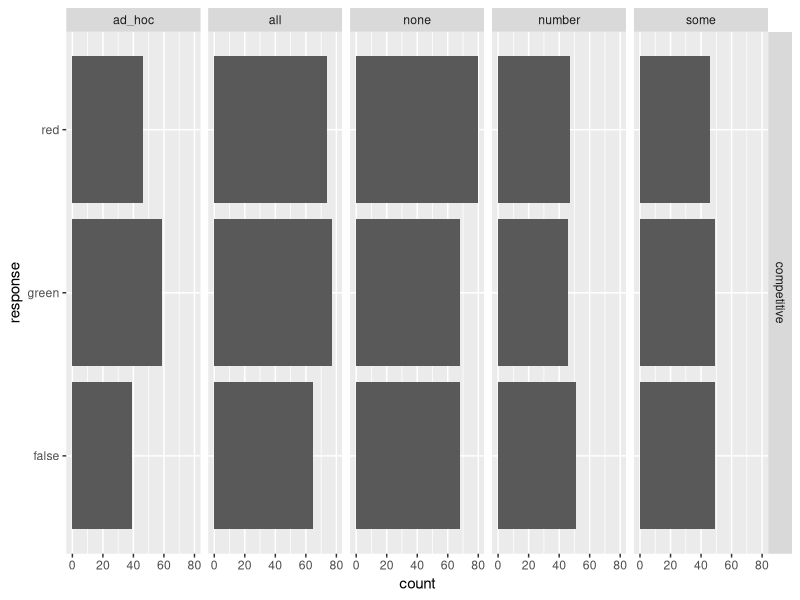
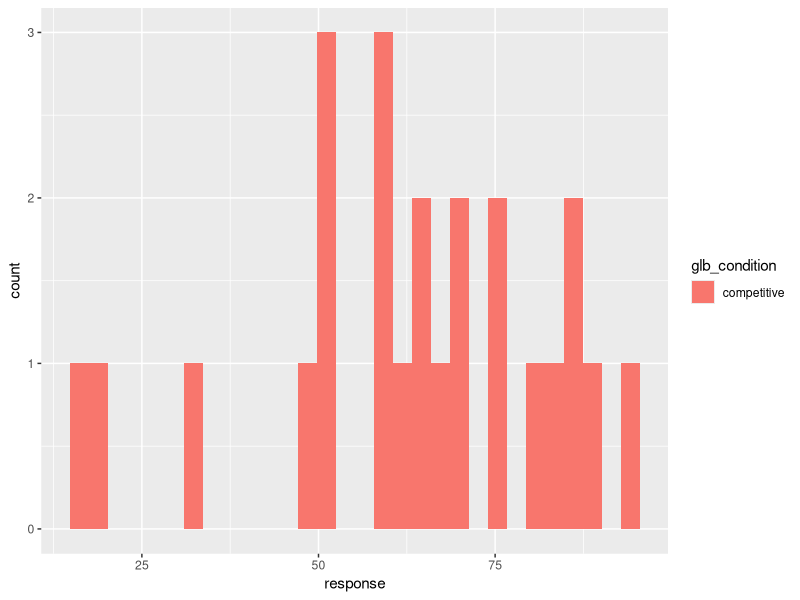
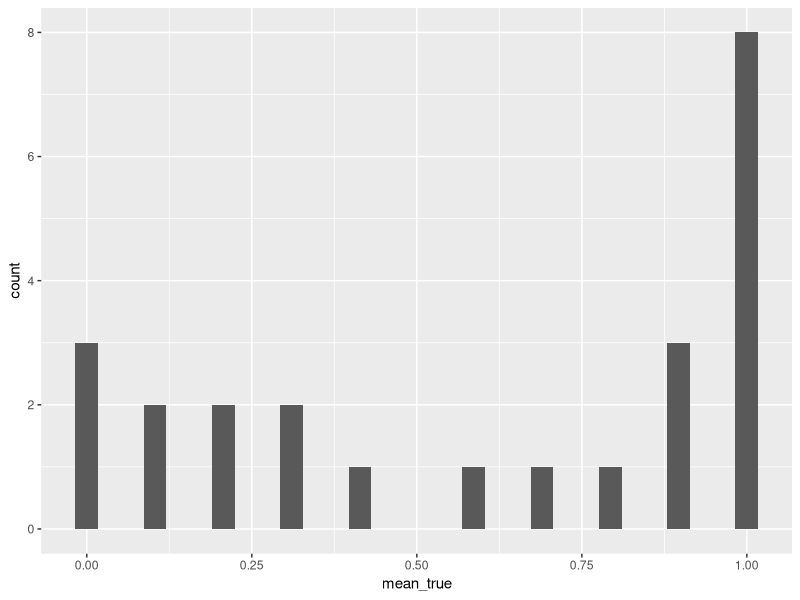
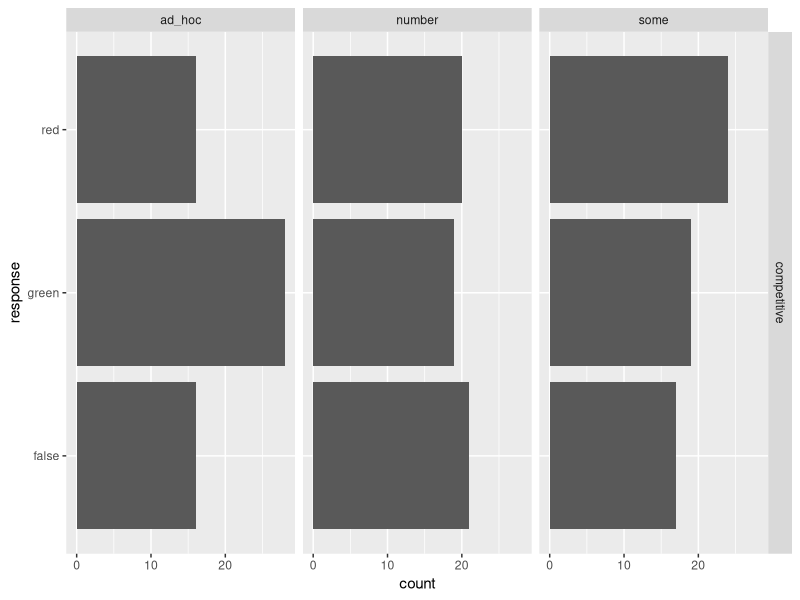
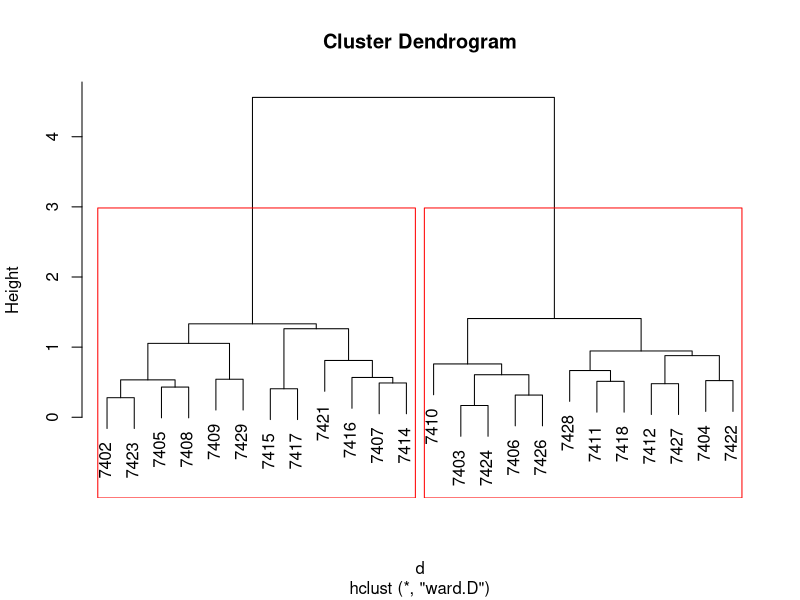
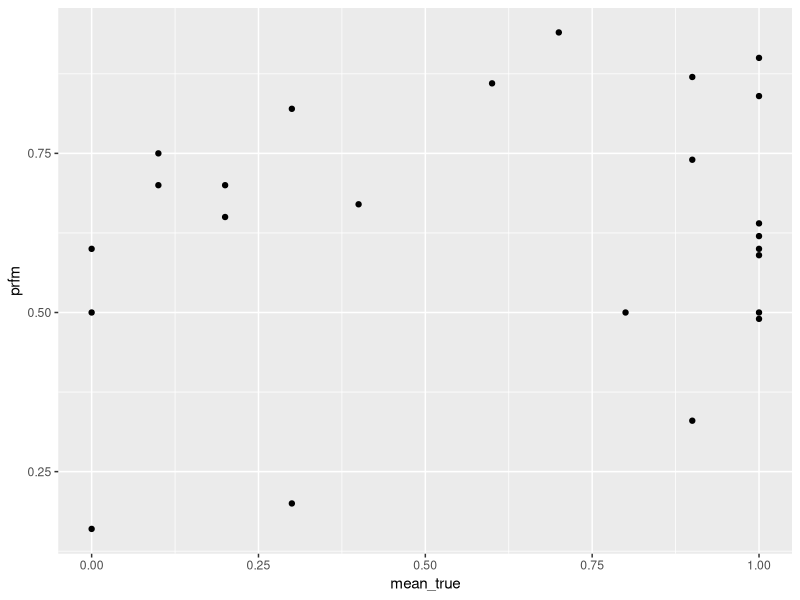

Write the R code that produced these figures, in order.
library(tidyverse)
library(magrittr)

d = read_csv('data/05_sentence_selection/data_raw.csv') %>% 
  filter(! prolific_id %in% c("TESTMF"))

d$prolific_id %>% unique() %>% length

# bonus payment string

# tibble(string = filter(d, startTime > 1.5538e+12) %>% pull(prolific_id) %>% unique() %>% paste0(",0.75")) %>% 
#   write_csv("~/Desktop/bonus_payments.csv")

# check comments
d$comments %>% unique

# check colorblindness

color_blindness_failures = filter(d, trial_type == "color_blindness_test") %>%
  select(prolific_id, correct, response) %>%
  mutate(correct = ifelse(correct == response,1,0)) %>%
  group_by(prolific_id) %>%
  summarize(mean_correct = mean(correct)) %>%
  filter(mean_correct < 1) %>%
  pull(prolific_id)

d = filter(d, ! prolific_id %in% color_blindness_failures)

message("Number of failures on color blindness test: ", length(color_blindness_failures))

# comprehension checks

# filter(d, trial_type == "comprehension_test") 

# sentence completion

filter(d, trial_type == "sentence_completion") %>% 
  select(prolific_id, condition, glb_condition, condition, response) %>% 
  ggplot(aes(x = response)) + geom_bar() +
  facet_grid(glb_condition~condition) + coord_flip()

# performance rating

filter(d, trial_type == "performance_rating") %>% 
  mutate(response = as.numeric(response)) %>% 
  ggplot(aes(x = response, fill = glb_condition)) + geom_histogram()

# TVJ

d_tvj = filter(d, trial_type == "truth_value_judgements") %>% 
  mutate(response = ifelse(response == "true", 1, 0))

d_summary = d_tvj %>% group_by(trigger, condition) %>% 
  summarize(mean_true = mean(as.numeric(response))) %>% arrange(condition)

d_summary_id = d_tvj %>% group_by(submission_id, trigger, condition) %>% 
  summarize(mean_true = mean(response)) %>% arrange(submission_id) %>% 
  filter(condition == "implicature") 

d_summary_id_imp = d_summary_id %>% filter(trigger != "number") %>% 
  group_by(submission_id) %>% 
  summarize(mean_true = mean(mean_true)) 

d_summary_id_imp %>% 
  ggplot(aes(x = mean_true)) + geom_histogram()
  
message("Number of pragmatic responders: ", sum(d_summary_id_imp$mean_true < 0.5))

# look at pragmatic responders

filter(d, submission_id %in% (filter(d_summary_id_imp, mean_true < 0.5) %>% pull(submission_id ))) %>% 
  filter(trial_type == "sentence_completion", ! condition %in% c("all", "none")) %>% 
  select(prolific_id, condition, glb_condition, condition, response) %>% 
  ggplot(aes(x = response)) + geom_bar() +
  facet_grid(glb_condition~condition) + coord_flip()

# look at patterns in everyone's answers

d_summary_id_completion = filter(d, trial_type == "sentence_completion") %>% 
  group_by(submission_id, condition) %>% 
  summarize(
    red = sum(response == "red")/n()
    # fls = sum(response == "false")/n()
    ) %>% 
  gather(key = response, value = proportion, red) %>% 
  mutate(combined = paste0(response, "_", condition)) %>% 
  select(-condition, - response) %>% 
  spread(key = combined, value = proportion)

d_summary_id_perfomance = filter(d, trial_type == "performance_rating") %>% 
  mutate(prfm = as.integer(response) / 100) %>% 
  select(submission_id, prfm)

d_id = full_join(
  d_summary_id_imp, 
  d_summary_id_perfomance, 
  by = "submission_id"
  ) %>% full_join(d_summary_id_completion, 
                  by = "submission_id")

# clustering (https://www.statmethods.net/advstats/cluster.html)

mydata = as.matrix(d_id[,-1])
rownames(mydata) = d_id %>% pull(submission_id)

d <- dist(mydata, method = "euclidean") # distance matrix
fit <- hclust(d, method="ward") 
plot(fit) # display dendogram
groups <- cutree(fit, k=2) # cut tree into 5 clusters
# draw dendogram with red borders around the 5 clusters 
rect.hclust(fit, k=2, border="red")



#################
library(mclust)
fit <- Mclust(mydata)
# plot(fit) # plot results 
summary(fit) # display the best model

#################

d_id$group = fit$classification

# filter(d_id, group == 1) %>% select(-group) %>% 
#   gather(-submission_id, key = dimension, value = value) %>% 
#   ggplot(aes(x = dimension, y = value)) + geom_bar(stat = "identity") + 
#   facet_grid(submission_id ~.)
# 
# filter(d_id, group == 2) %>% select(-group) %>% 
#   gather(-submission_id, key = dimension, value = value) %>% 
#   ggplot(aes(x = dimension, y = value)) + geom_bar(stat = "identity") + 
#   facet_grid(submission_id ~.)

ggplot(d_id, aes(x = mean_true, y = prfm)) + geom_point()


d_id %<>% 
  mutate(prfm_group = ifelse(abs(prfm - 0.5) < 0.05, "fatalist", 
                             ifelse(prfm > 0.5, "optimist", "pessimist")),
         sem_group = ifelse(abs(mean_true - 0.5) < 0.05, "uncertain",
                            ifelse(mean_true > 0.5, "semantic", "pragmatic")))
with(d_id, table(prfm_group, sem_group))

d_id %>% group_by(prfm_group, sem_group) %>% 
  summarize(mean_red_some = mean(red_some),
            mean_red_ad_hoc = mean(red_ad_hoc),
            mean_red_number = mean(red_number))

## analysis (attempt)

# library(brms)
# 
# fit = brm(
#   response ~ sem_prag_type,  
#   family="categorical",
#   data = filter(d, trial_type == "sentence_completion", condition == c("some")) %>% 
#        
